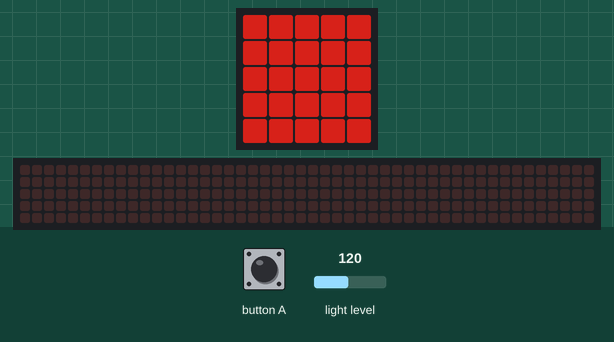
This program was run on a simulated BBC micro:bit (MakeCode). Shown: the board's 5×5 LED display, a strip that is not on the board, showing the scrolling text unrolled. Inputs (shaded band) come from the test bench; at power-on: light level 120. Dim RGB values are drawn brighter than linear; the 48×5 strip is a reading aid, not a part: it shows the text the display is scrolling, unrolled, one strip-width of it at a time.

Above: at 1.2 s.
1.3 s: button A pressed for 0.15 s
At 1.9 s:
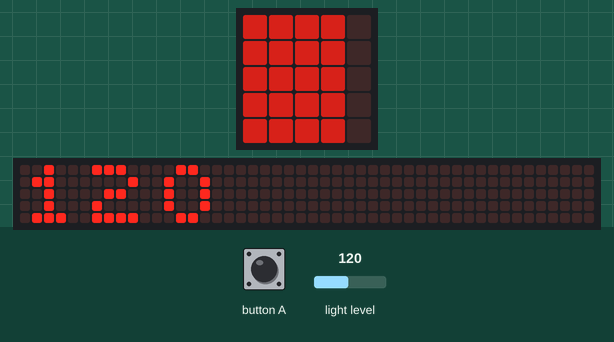
2.0 s: light level set to 5
5.0 s: button A pressed for 0.15 s
At 5.6 s:
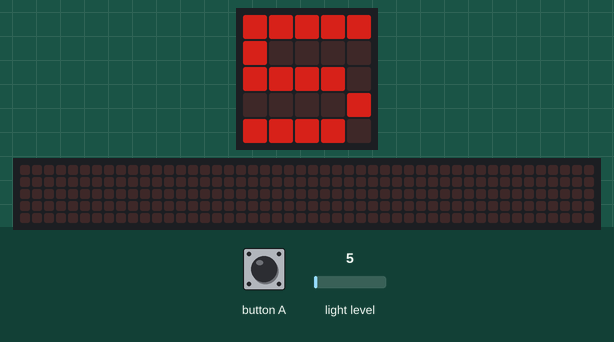
7.9 s: light level set to 64
At 8.4 s:
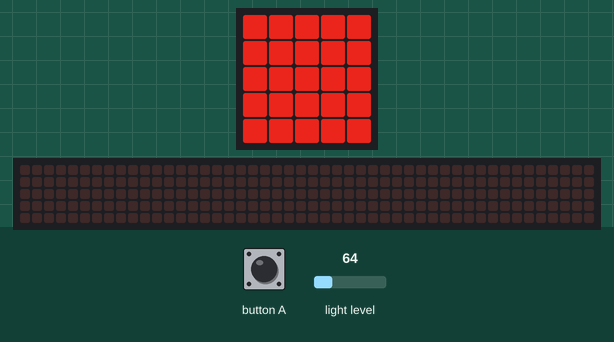
9.6 s: light level set to 128
At 10.2 s:
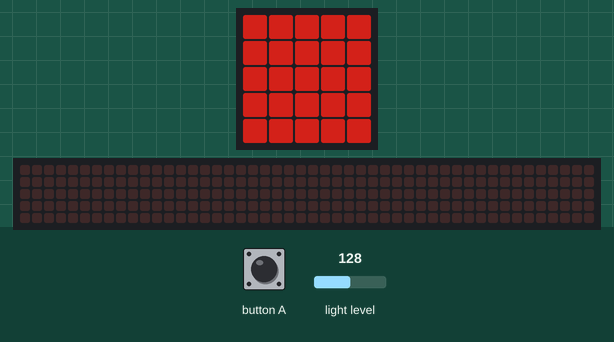
Timing chart, 0 to 12.2 s (numbered marks = the images above; inputs shaded):
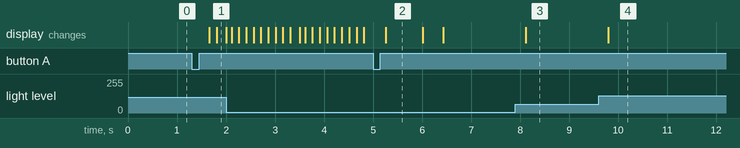

Measured:
- after the input at 1.3 s, the display: first changes after 0.36 s (image 1 shows a later state)
- after the input at 5.0 s, the display: changes after 0.26 s (image 2)
- after the input at 7.9 s, the display: changes after 0.21 s (image 3)
- after the input at 9.6 s, the display: changes after 0.20 s (image 4)
- what the display in image 2 shows lasts 0.7 s, from 5.3 s to 6.0 s

The program:

main.ts
```typescript
input.onButtonPressed(Button.A, function () {
    basic.showString("" + (input.lightLevel()))
})
basic.forever(function () {
    led.setBrightness(0)
    if (input.lightLevel() >= led.brightness()) {
        led.setBrightness(255 - input.lightLevel())
    }
    basic.showLeds(`
        # # # # #
        # # # # #
        # # # # #
        # # # # #
        # # # # #
        `)
})
```

test.ts
```typescript
// 在這裡測試；當此封包作為擴充功能時，將不會編譯此內容。
```
